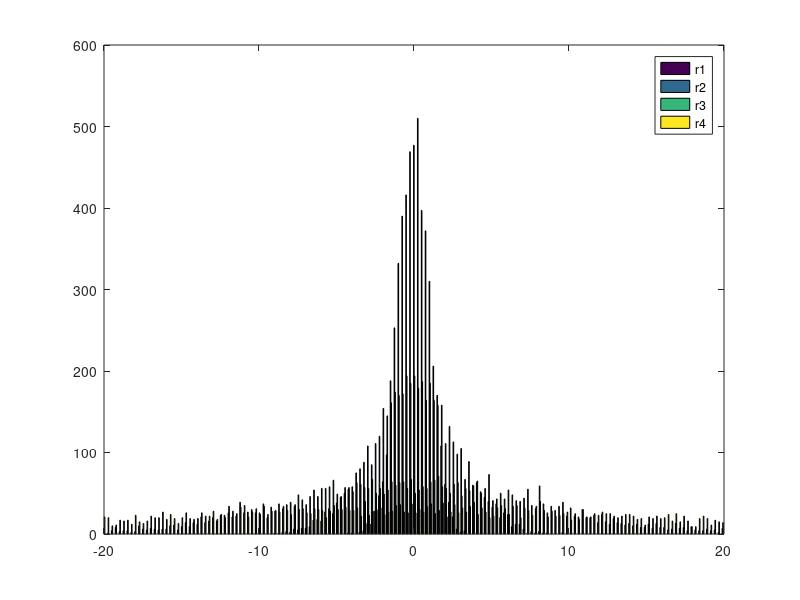

The MATLAB source for this figure:
std = [1 sqrt(8) 8 16];
stdc = [1; sqrt(8); 8; 16;];
a = std(2:3);
b = stdc(4);
% standard deviation vector, standard deviation is the square root of the variance
H=normrnd(0,repmat(std,5000,1)); % sample size is 5000
hist(H,500), xlim([-20.0 20.0]), legend(["r1"; "r2"; "r3"; "r4"]);